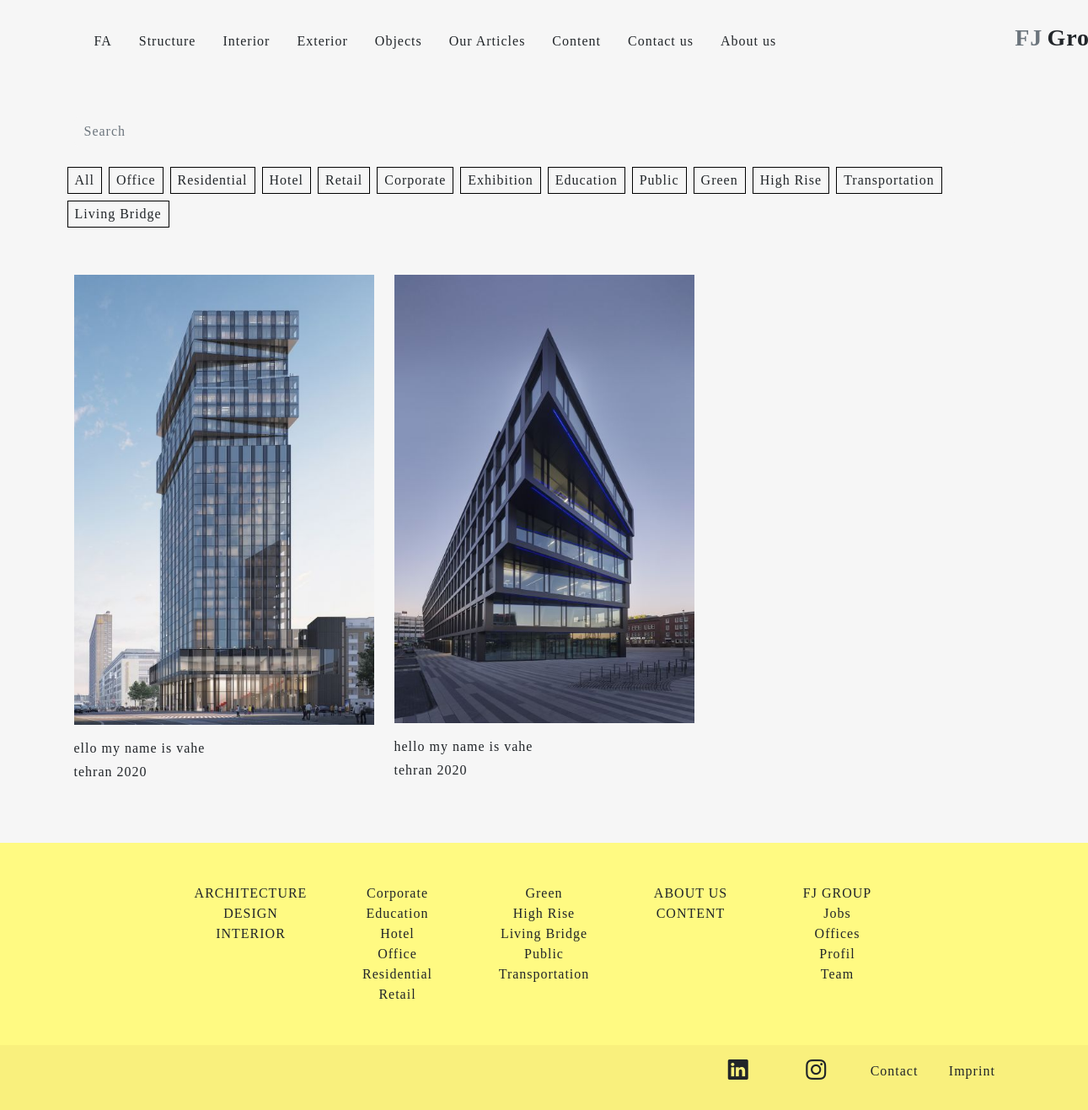
The app's page /projects/interior with its own data.
### projects_app/models.py (models this page shows, shortened)
class Project(models.Model):
    slug = models.SlugField(allow_unicode=True, blank=True, null=True)
    base_category = models.CharField(max_length=1, choices=BaseCategory, default='s', verbose_name="نوع پروژه")
    cover_image = models.ImageField(upload_to='images/project_images', verbose_name='عکس کاور', default=None)
    images = models.ManyToManyField(Image, verbose_name='عکس های پروژه', default=None)
    category = models.ManyToManyField(Category, verbose_name='دسته بندی', related_name='categories')
    title = models.CharField(max_length=300, verbose_name='عنوان')
    persian_title = models.CharField(max_length=200, verbose_name='عنوان (فارسی)')
    description = models.CharField(max_length=1500, verbose_name='توضیحات')
    persian_description = models.CharField(max_length=1500, verbose_name='توضیحات (فارسی)')
    location = models.CharField(max_length=300, blank=True, verbose_name='مکان')
    persian_location = models.CharField(max_length=300, blank=True, verbose_name='مکان(فارسی)')
    planning = models.CharField(max_length=300, blank=True, verbose_name='برنامه ریزی')
    persian_planning = models.CharField(max_length=300, blank=True, verbose_name='برنامه ریزی(فارسی)')
    engineer = models.CharField(max_length=300, blank=True, verbose_name='مهندس')
    persian_engineer = models.CharField(max_length=300, blank=True, verbose_name='مهندس(فارسی)')
    project_team = models.TextField(max_length=3000, blank=True, verbose_name='تیم پروژه')
    persian_project_team = models.TextField(max_length=3000, blank=True, verbose_name='تیم پروژه(فارسی)')
    created_at = models.DateTimeField(auto_now_add=True, verbose_name='زمان تولید')
    class Meta:
        ordering = ('-created_at',)
        verbose_name = 'پروژه'
        verbose_name_plural = 'پروژه ها'
    def get_absolute_url(self):
        return reverse('projects_app:project_detail', args=[self.id, self.slug])

### projects_app/views.py (the view)
# urls.py: path('interior', views.interior_projects_view, name='interior'),
def interior_projects_view(request):
    interior_projects = Project.objects.filter(base_category='i')
    categories = Category.objects.all()
    return render(request, 'projects_app/projects.html', context={'projects': interior_projects, 'categories': categories})

### projects_app/templates/projects_app/projects.html (shortened to what this page needs)
{% extends 'base.html' %}
{% load static %}
{% block css %}
    <link rel="stylesheet" href="{% static 'Css/Interior.css' %}">
    <link rel="stylesheet" href="{% static 'Css/Project.css' %}">
{% endblock %}
{% block content %}
    {% include 'includes/header2.html' %}
    <main>
        <div class="container">
            <div class="row mt-5 mb-5">
                <form method="get" action="{% url 'projects_app:search_result' %}">
                    <input type="search" name="q" class="form-control col-md-6 border-0 mt-3 mb-4" placeholder="Search">
                </form>
                <ul class="list-group list-group-horizontal flex-wrap container-fluid">
                    <li class="list-group-item btn btn-outline-dark mx-1 mb-2 px-2 projectType projectType0 text-dark EN text-nowrap" data-filter="all">All</li>
                    <li class="list-group-item btn btn-outline-dark mx-1 mb-2 px-2 projectType projectType1 text-dark EN text-nowrap" data-filter="office">Office</li>
                    <li class="list-group-item btn btn-outline-dark mx-1 mb-2 px-2 projectType projectType2 text-dark EN text-nowrap" data-filter="residential">Residential </li>
                    <li class="list-group-item btn btn-outline-dark mx-1 mb-2 px-2 projectType projectType3 text-dark EN text-nowrap" data-filter="hotel">Hotel </li>
                    <li class="list-group-item btn btn-outline-dark mx-1 mb-2 px-2 projectType projectType4 text-dark EN text-nowrap" data-filter="retail">Retail</li>
                    <li class="list-group-item btn btn-outline-dark mx-1 mb-2 px-2 projectType projectType5 text-dark EN text-nowrap" data-filter="corporate">Corporate</li>
                    <li class="list-group-item btn btn-outline-dark mx-1 mb-2 px-2 projectType projectType6 text-dark EN text-nowrap" data-filter="exhibition">Exhibition</li>
                    <li class="list-group-item btn btn-outline-dark mx-1 mb-2 px-2 projectType projectType7 text-dark EN text-nowrap" data-filter="education">Education</li>
                    <li class="list-group-item btn btn-outline-dark mx-1 mb-2 px-2 projectType projectType8 text-dark EN text-nowrap" data-filter="public">Public</li>
                    <li class="list-group-item btn btn-outline-dark mx-1 mb-2 px-2 projectType projectType9 text-dark EN text-nowrap" data-filter="green">Green </li>
                    <li class="list-group-item btn btn-outline-dark mx-1 mb-2 px-2 projectType projectType10 text-dark EN text-nowrap" data-filter="high rise">High Rise </li>
                    <li class="list-group-item btn btn-outline-dark mx-1 mb-2 px-2 projectType projectType11 text-dark EN text-nowrap" data-filter="transportation">Transportation </li>
                    <li class="list-group-item btn btn-outline-dark mx-1 mb-2 px-2 projectType projectType12 text-dark EN text-nowrap" data-filter="living bridge">Living Bridge </li>
                </ul>
            </div>
        </div>
        <div class="container">
            <div class="row mt-5">
                {% for project in projects %}
                <div class="col-md-4 col-sm-12 mb-4 {{ project.category.first.title }}">
                    <a href="{{ project.get_absolute_url }}"><img src="{{ project.cover_image.url }}" alt="project image" class="img-fluid mb-3"></a>
                    <span class="AJensonPro mt-3">{{ project.title }}</span><br>
                    <span class="d-inline-block mt-1">{{ project.location }}</span>
                    <span class="d-inline-block AJensonPro">{{ project.planning }}</span>
                </div>
                {% endfor %}
            </div>
        </div>
    </main>
{% endblock %}

### assets/Css/Interior.css (style rules this page uses)
* { font-family: "AvenirNext"; letter-spacing: 1px; }
html { scroll-behavior: smooth; }
.AJensonPro { font-family: "AJensonPro"; }
body { overflow-x: hidden; background-color: #F6F6F6; }
li { border-radius: 0 !important; border: solid black 1px !important; padding-top: 3px !important; padding-bottom: 3px !important; background-color: transparent !important; }
input { background-color: #F6F6F6 !important; }

### assets/Css/Project.css (style rules this page uses)
* { font-family: "AvenirNext"; letter-spacing: 1px; }
html { scroll-behavior: smooth; }
body { background-color: #F6F6F6; overflow-x: hidden; }
a { border-radius: 0 !important; }

### records on screen
Project: cover_image (picture), title "ello my name is vahe", location "tehran", planning "2020"
Project: cover_image (picture), title "hello my name is vahe", location "tehran", planning "2020"
